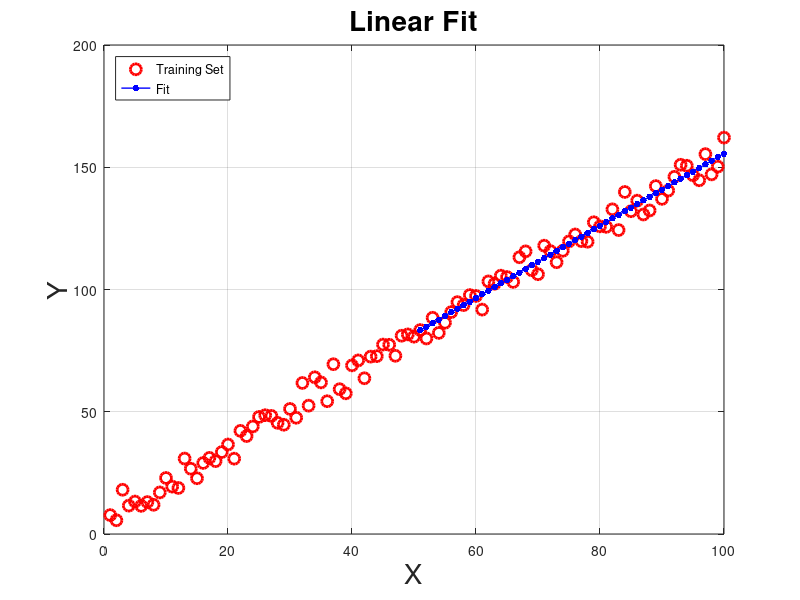

The MATLAB source for this figure:
% Demo to illustrate how to use the polyfit routine to fit data to a polynomial
% and to use polyval() to get estimated (fitted) data from the coefficients that polyfit() returns.
% Demo first uses a linear fit. 
% Reports the slope of the fitted line in the last 50 points.
% Initialization steps.
clc;    % Clear the command window.
close all;  % Close all figures (except those of imtool.)
clear;  % Erase all existing variables. Or clearvars if you want.
workspace;  % Make sure the workspace panel is showing.
format long g;
format compact;
fontSize = 20;
%============= LINEAR FIT ===================================
numberOfPoints = 100;
x = 1 : numberOfPoints; % Make numberOfPoints samples along the x axis
% Create a sample training set, a linear relation, with noise
% y is your actual data.  For this demo I'm going to simulate some noisy points along a line.
slope = 1.5;
intercept = -1;
noiseAmplitude = 15;
y = slope .* x + intercept + noiseAmplitude * rand(1, length(x));
% Now we have sample, noisy y values that we will fit a line through.
% Plot the training set of data (our noisy y values).
plot(x, y, 'ro', 'MarkerSize', 8, 'LineWidth', 2);
grid on;
xlabel('X', 'FontSize', fontSize);
ylabel('Y', 'FontSize', fontSize);
title('Linear Fit', 'FontSize', fontSize);
% Enlarge figure to full screen.
set(gcf, 'Units', 'Normalized', 'OuterPosition', [0 0 1 1]);
% Give a name to the title bar.
set(gcf, 'Name', 'Demo by ImageAnalyst', 'NumberTitle', 'Off') 
% Determine what points to use to fit to the last 50 points in the data.
firstIndex = numberOfPoints - 49;
lastIndex = numberOfPoints;
% Do the regression with polyfit.  Fit a straight line through the noisy y values.
[coefficients,S] = polyfit(x(firstIndex:lastIndex), y(firstIndex:lastIndex), 1);
% The x coefficient, slope, is coefficients(1).
% The constant, the intercept, is coefficients(2).
% Make fit.  It does NOT need to have the same
% number of elements as your training set, 
% or the same range, though it could if you want.
% Make 50 fitted samples going from firstIndex to lastIndex.
% Note: the number does not need to be the same number of points as your training data.
xFit = linspace(firstIndex, lastIndex, 50);
% Get the estimated values with polyval()
yFit = polyval(coefficients, xFit);
% Plot the fit
hold on;
plot(xFit, yFit, 'b.-', 'MarkerSize', 15, 'LineWidth', 1);
legend('Training Set', 'Fit', 'Location', 'Northwest');
slope = coefficients(1);
message = sprintf('The slope = %f', slope);
uiwait(helpdlg(message));